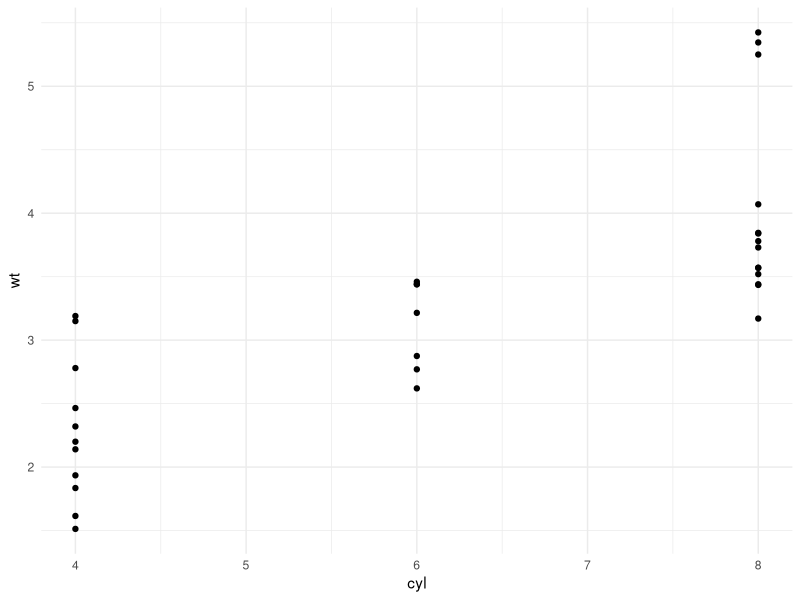

Generate this figure with R:
## ---- chunk 1
library(tidyverse)

ggplot(mtcars) +
  geom_point(aes(x = cyl, y = wt)) +
  theme_minimal()
